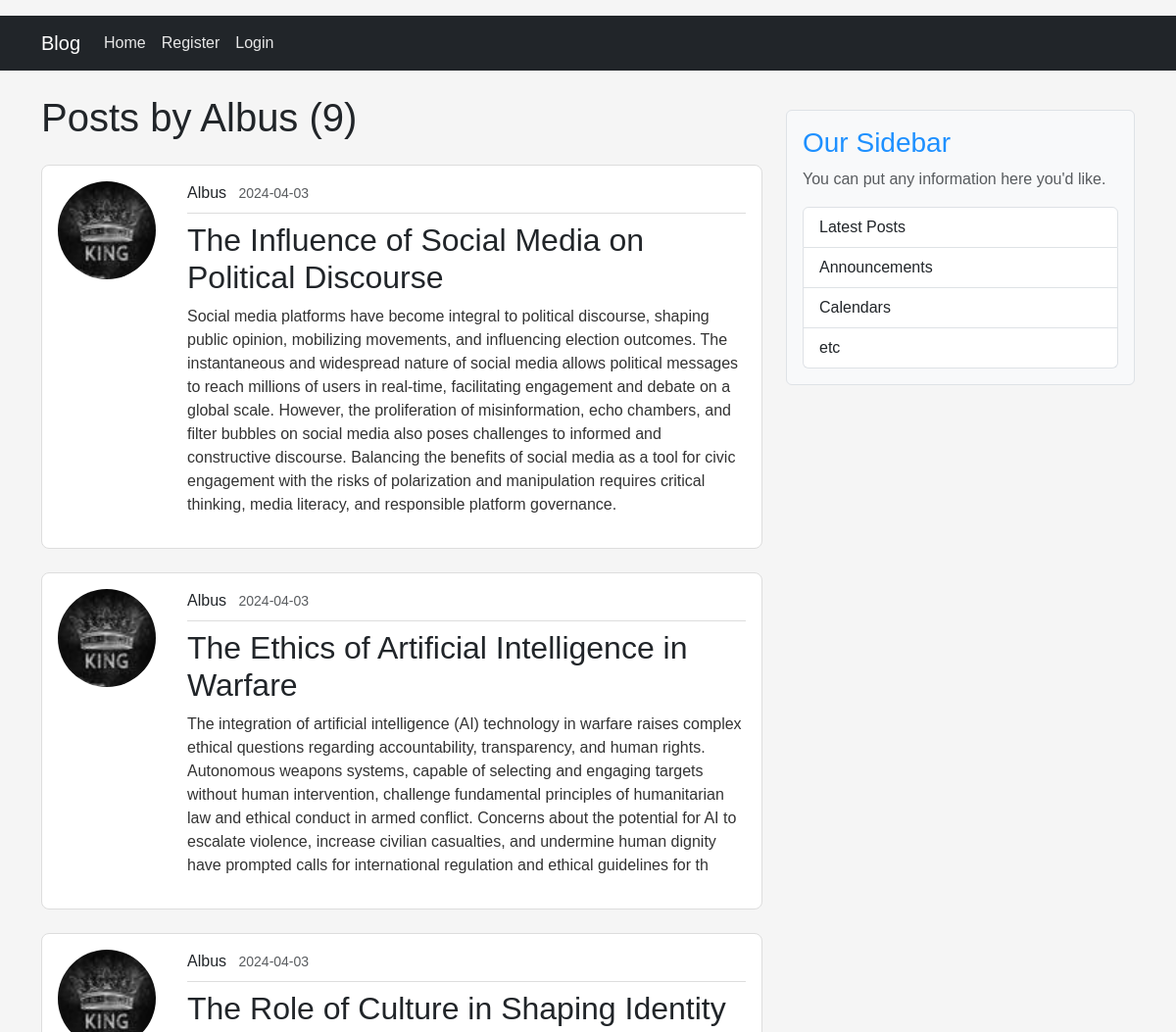
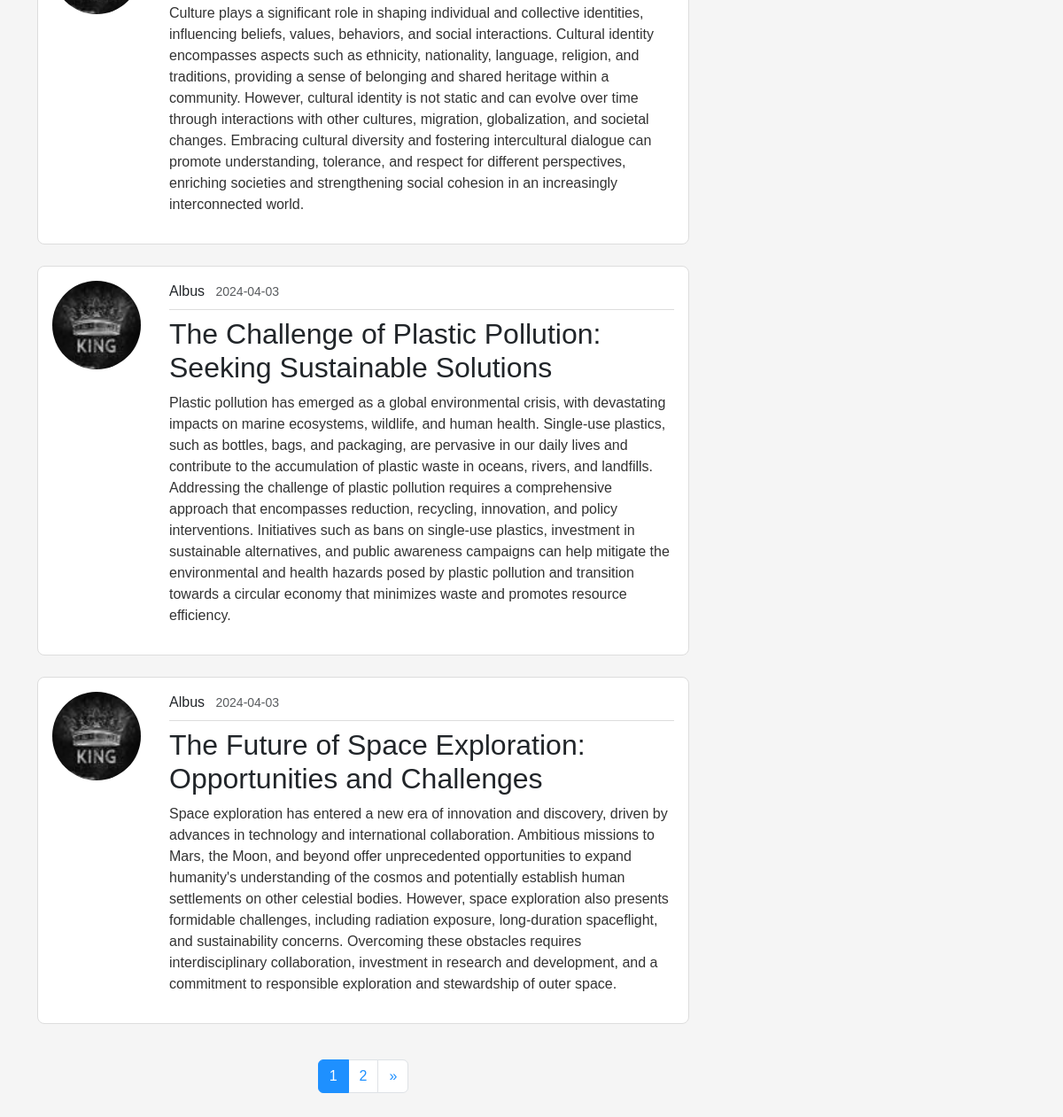
The page /user/Albus on the database its author committed (2 pictures, top to bottom).
### blog/models.py (models this page shows, shortened)
class User(db.Model, UserMixin):
    id = db.Column(db.Integer, primary_key=True)
    firstname = db.Column(db.String(20), unique=False, nullable=False)
    lastname = db.Column(db.String(20), unique=False, nullable=False)
    email = db.Column(db.String(20), unique=True, nullable=False)
    username = db.Column(db.String(20), unique=True, nullable=False)
    image_file = db.Column(db.String(20), nullable=False, default='default.jpg')
    password = db.Column(db.String(20), nullable=False)
    address= db.Column(db.String(20), nullable=False)
    posts = db.relationship('Post', backref='author', lazy=True)

class Post(db.Model):
    id = db.Column(db.Integer, primary_key=True)
    title = db.Column(db.String(100), nullable=False)
    content = db.Column(db.Text(), nullable=False)
    date_posted = db.Column(db.DateTime(), nullable=False, default=datetime.now(utc))
    user_id = db.Column(db.Integer, db.ForeignKey('user.id'), nullable=False)

### blog/routes.py (the view)
@app.route("/user/<string:username>")
def user_posts(username):
    page = request.args.get('page', 1, type=int)
    user = User.query.filter_by(username=username).first_or_404()
    posts = Post.query.filter_by(author=user)\
        .order_by(Post.date_posted.desc())\
        .paginate(page=page, per_page=5)
    return render_template('user_posts.html', posts=posts, user=user)

### blog/templates/user_posts.html (shortened to what this page needs)
{% extends "index.html" %}
{% block content %}
    <h1 class="mb-4 text-dark">Posts by {{ user.username }} ({{ posts.total }})</h1>
    {% for post in posts.items %}
        <article class="media content-section mb-4">
          <div class="d-flex align-items-start">
            <div class="me-3">
                <img class="rounded-circle account-img" src="{{ url_for('static', filename='profile_pics/' + post.author.image_file) }}" alt="Profile Picture">
            </div>
            <div class="media-body">
              <div class="article-metadata mb-2">
                <a class="me-2 text-dark text-decoration-none" href="{{ url_for('user_posts', username=post.author.username) }}">{{ post.author.username }}</a>
                <small class="text-muted">{{ post.date_posted.strftime('%Y-%m-%d') }}</small>
              </div>
              <h2><a class="article-title text-dark text-decoration-none" href="{{ url_for('post', post_id=post.id) }}">{{ post.title }}</a></h2>
              <p class="article-content">{{ post.content }}</p>
            </div>
          </div>
        </article>
    {% endfor %}
    <nav aria-label="Page navigation">
      <ul class="pagination justify-content-center">
        {% for page_num in posts.iter_pages(left_edge=1, right_edge=1, left_current=1, right_current=2) %}
          {% if page_num %}
            {% if posts.page == page_num %}
              <li class="page-item active" aria-current="page">
                <span class="page-link">{{ page_num }}</span>
              </li>
            {% else %}
              <li class="page-item">
                <a class="page-link" href="{{ url_for('user_posts', username=user.username, page=page_num) }}">{{ page_num }}</a>
              </li>
            {% endif %}
          {% else %}
            <li class="page-item disabled">
              <span class="page-link">...</span>
            </li>
          {% endif %}
        {% endfor %}
        {% if posts.has_next %}
          <li class="page-item">
            <a class="page-link" href="{{ url_for('user_posts', username=user.username, page=posts.next_num) }}" aria-label="Next">
              <span aria-hidden="true">&raquo;</span>
            </a>
          </li>
        {% endif %}
      </ul>
    </nav>
{% endblock content %}

### blog/templates/index.html (shortened to what this page needs)
<!doctype html>
<html lang="en">
<head>
  <link href="https://cdn.jsdelivr.net/npm/bootstrap@5.3.3/dist/css/bootstrap.min.css" rel="stylesheet"
>
  <link rel="stylesheet" type="text/css" href="{{ url_for('static', filename='main.css') }}">
</head>
<body>
  <header class="site-header mb-4">
    <nav class="navbar navbar-expand-lg navbar-dark bg-dark">
      <div class="container">
        <a class="navbar-brand" href="#">Blog</a>
        <div class="collapse navbar-collapse" id="navbarSupportedContent">
          <ul class="navbar-nav me-auto mb-2 mb-lg-0">
            <li class="nav-item">
              <a class="nav-link" aria-current="page" href="{{ url_for('home') }}">Home</a>
            </li>
            {% if current_user.is_authenticated %}
              <li class="nav-item">
                <a class="nav-link" href="{{ url_for('new_post') }}">New Post</a>
              </li>
              <li class="nav-item">
                <a class="nav-link" href="{{ url_for('account') }}">Account</a>
              </li>
              <li class="nav-item">
                <a class="nav-link" href="{{ url_for('logout') }}">Logout</a>
              </li>
            {% else %}
              <li class="nav-item">
                <a class="nav-link" href="{{ url_for('register') }}">Register</a>
              </li>
              <li class="nav-item">
                <a class="nav-link" href="{{ url_for('login') }}">Login</a>
              </li>
            {% endif %}
          </ul>
        </div>
      </div>
    </nav>
  </header>
  <main role="main" class="container">
    <div class="row">
      <div class="col-md-8">
        {% block content %}{% endblock %}
      </div>
      <aside class="col-md-4">
        <div class="content-section my-3 p-3 border rounded bg-light">
          <h3>Our Sidebar</h3>
          <p class="text-muted">You can put any information here you'd like.</p>
          <ul class="list-group">
            <li class="list-group-item">Latest Posts</li>
            <li class="list-group-item">Announcements</li>
            <li class="list-group-item">Calendars</li>
            <li class="list-group-item">etc</li>
          </ul>
        </div>
      </aside>
    </div>
  </main>
</body>
</html>

### blog/static/main.css (style rules this page uses)
body { background: #f5f5f5; color: #333; margin-top: 1rem; font-family: Arial, sans-serif; }
h1, h2, h3, h4, h5, h6 { color: #1e90ff; }
.content-section { background-color: #ffffff; padding: 1rem; border: 1px solid #ddd; border-radius: 8px; margin: 1rem 0; }
.site-header .navbar-nav .nav-link { color: #e7e7e7; }
.article-title { text-decoration: none; color: #131313; }
.article-content { white-space: pre-line; }
.article-metadata { padding-bottom: 0.5rem; margin-bottom: 0.5rem; border-bottom: 1px solid #ddd; text-decoration: none; }
.account-img { height: 100px; width: 100px; border-radius: 50%; object-fit: cover; background-color: #f0f0f0; }
.media-body { padding-left: 1rem; }
.pagination { display: flex; justify-content: center; padding: 1rem 0; }
.page-item.active .page-link { background-color: #1e90ff; border-color: #1e90ff; }
.page-link { color: #1e90ff; }

### rows shown on the page
User: username "Albus"
Post: image_file (picture), author.username "Albus", date_posted "2024-04-03", title "The Influence of Social Media on Political Discourse", content "Social media platforms have become integral to political discourse, shaping public opinion, mobilizing movements, and influencing election outcomes. The instantaneous and widespread nature of social media allows political messages to reach millions of users in real-time, facilitating engagement and debate on a global scale. However, the proliferation of misinformation, echo chambers, and filter bubbles on social media also poses challenges to informed and constructive discourse. Balancing the benefits of social media as a tool for civic engagement with the risks of polarization and manipulation requires critical thinking, media literacy, and responsible platform governance."
Post: image_file (picture), author.username "Albus", date_posted "2024-04-03", title "The Ethics of Artificial Intelligence in Warfare", content "The integration of artificial intelligence (AI) technology in warfare raises complex ethical questions regarding accountability, transparency, and human rights. Autonomous weapons systems, capable of selecting and engaging targets without human intervention, challenge fundamental principles of humanitarian law and ethical conduct in armed conflict. Concerns about the potential for AI to escalate violence, increase civilian casualties, and undermine human dignity have prompted calls for international regulation and ethical guidelines for th"
Post: image_file (picture), author.username "Albus", date_posted "2024-04-03", title "The Role of Culture in Shaping Identity", content "Culture plays a significant role in shaping individual and collective identities, influencing beliefs, values, behaviors, and social interactions. Cultural identity encompasses aspects such as ethnicity, nationality, language, religion, and traditions, providing a sense of belonging and shared heritage within a community. However, cultural identity is not static and can evolve over time through interactions with other cultures, migration, globalization, and societal changes. Embracing cultural diversity and fostering intercultural dialogue can promote understanding, tolerance, and respect for different perspectives, enriching societies and strengthening social cohesion in an increasingly…"
Post: image_file (picture), author.username "Albus", date_posted "2024-04-03", title "The Challenge of Plastic Pollution: Seeking Sustainable Solutions", content "Plastic pollution has emerged as a global environmental crisis, with devastating impacts on marine ecosystems, wildlife, and human health. Single-use plastics, such as bottles, bags, and packaging, are pervasive in our daily lives and contribute to the accumulation of plastic waste in oceans, rivers, and landfills. Addressing the challenge of plastic pollution requires a comprehensive approach that encompasses reduction, recycling, innovation, and policy interventions. Initiatives such as bans on single-use plastics, investment in sustainable alternatives, and public awareness campaigns can help mitigate the environmental and health hazards posed by plastic pollution and transition towards…"
Post: image_file (picture), author.username "Albus", date_posted "2024-04-03", title "The Future of Space Exploration: Opportunities and Challenges", content "Space exploration has entered a new era of innovation and discovery, driven by advances in technology and international collaboration. Ambitious missions to Mars, the Moon, and beyond offer unprecedented opportunities to expand humanity's understanding of the cosmos and potentially establish human settlements on other celestial bodies. However, space exploration also presents formidable challenges, including radiation exposure, long-duration spaceflight, and sustainability concerns. Overcoming these obstacles requires interdisciplinary collaboration, investment in research and development, and a commitment to responsible exploration and stewardship of outer space."

### other values the page prints
{{ posts.total }} "9"
{{ page_num }} "1"
{{ page_num }} "2"
